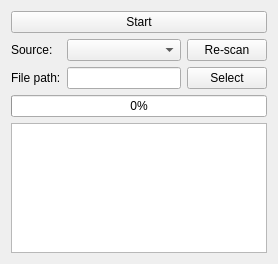
         <widget class="QWidget" name="MainTab">
          <attribute name="title">
           <string>Main</string>
          </attribute>
          <layout class="QGridLayout" name="gridLayout_4">
           <item row="2" column="1">
            <layout class="QHBoxLayout" name="horizontalLayout_4">
             <item>
              <widget class="QLineEdit" name="SrcFilePath"/>
             </item>
             <item>
              <widget class="QPushButton" name="SrcFileBrowseBtn">
               <property name="text">
                <string>Select</string>
               </property>
              </widget>
             </item>
            </layout>
           </item>
           <item row="1" column="0">
            <widget class="QLabel" name="SrcLbl">
             <property name="text">
              <string>Source:</string>
             </property>
            </widget>
           </item>
           <item row="4" column="0" colspan="2">
            <widget class="QPlainTextEdit" name="SrcInfoText">
             <property name="sizePolicy">
              <sizepolicy hsizetype="Expanding" vsizetype="Fixed">
               <horstretch>0</horstretch>
               <verstretch>0</verstretch>
              </sizepolicy>
             </property>
             <property name="maximumSize">
              <size>
               <width>16777215</width>
               <height>130</height>
              </size>
             </property>
             <property name="readOnly">
              <bool>true</bool>
             </property>
            </widget>
           </item>
           <item row="2" column="0">
            <widget class="QLabel" name="SrcFilePathLbl">
             <property name="text">
              <string>File path:</string>
             </property>
            </widget>
           </item>
           <item row="3" column="0" colspan="2">
            <widget class="QProgressBar" name="TotalProgressBar">
             <property name="maximum">
              <number>100</number>
             </property>
             <property name="value">
              <number>0</number>
             </property>
            </widget>
           </item>
           <item row="1" column="1">
            <layout class="QHBoxLayout" name="horizontalLayout_7">
             <item>
              <widget class="QComboBox" name="SrcCombB">
               <property name="sizePolicy">
                <sizepolicy hsizetype="Expanding" vsizetype="Fixed">
                 <horstretch>0</horstretch>
                 <verstretch>0</verstretch>
                </sizepolicy>
               </property>
               <property name="currentIndex">
                <number>-1</number>
               </property>
               <item>
                <property name="text">
                 <string>I/Q file</string>
                </property>
               </item>
               <item>
                <property name="text">
                 <string>QPSK file</string>
                </property>
               </item>
              </widget>
             </item>
             <item>
              <widget class="QPushButton" name="SrcRescanBtn">
               <property name="text">
                <string>Re-scan</string>
               </property>
              </widget>
             </item>
            </layout>
           </item>
           <item row="0" column="0" colspan="2">
            <widget class="QPushButton" name="StartStopBtn">
             <property name="text">
              <string>Start</string>
             </property>
            </widget>
           </item>
          </layout>
         </widget>
